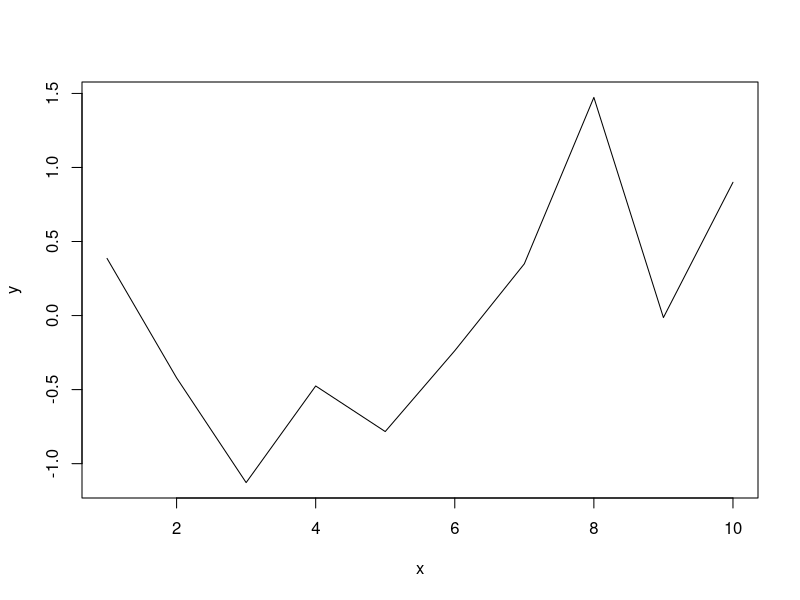

Recreate this plot in R.
## ---- chunk 1

x <- 1:10

y <- rnorm(10)

plot(x,y, type = "l")

